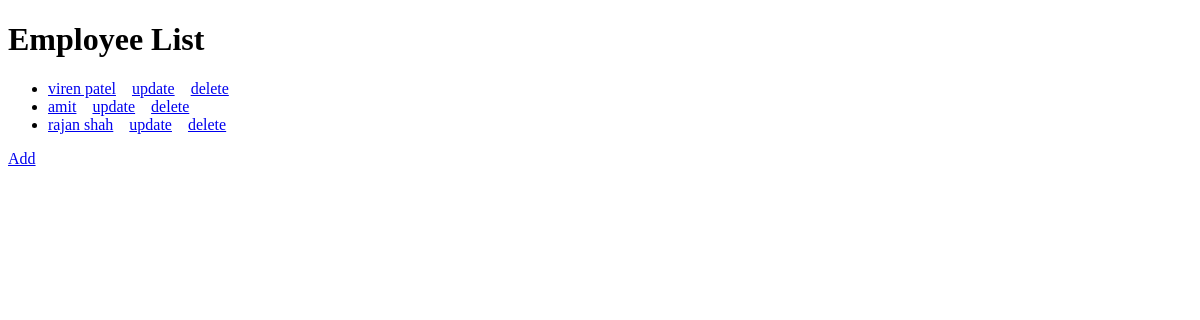
The page /employee/list/ on the database as committed earlier.
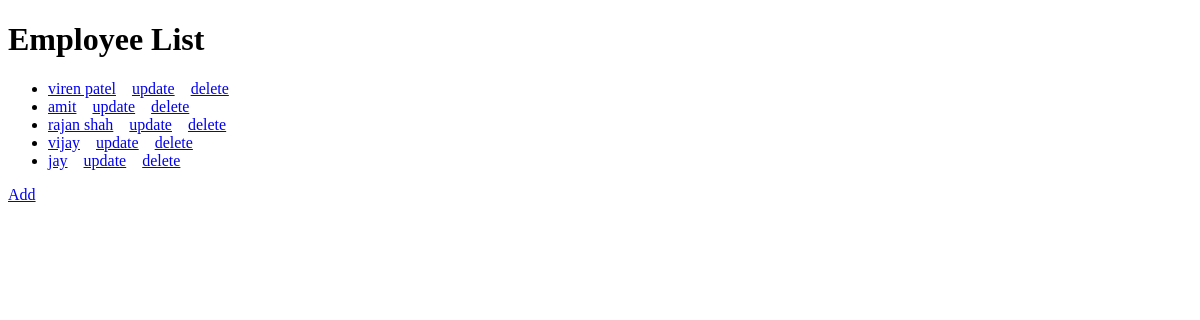
The same page on the database as committed later.
### emp_app/models.py (models this page shows)
class employee(models.Model):
    name=models.CharField(max_length=70)
    address=models.TextField()
    phno=models.CharField(max_length=10)
    salary = models.IntegerField()

### emp_app/views.py (the view)
# urls.py: path("list/",employee_list,name="emp_list"),
def employee_list(request):
    emplist=employee.objects.all()
    return render(request,"emp_app/list.html",{
        "employee_list":emplist
    })

### emp_app/templates/emp_app/list.html (shortened to what this page needs)
<!DOCTYPE html>
<html lang="en">
<head>
</head>
<body>
    <h1> Employee List</h1>
    <ul>
        {% for employee in employee_list %}
            <li><a href="{% url 'emp-detail' employee.id %}">{{ employee.name }}</a>
                 &nbsp;&nbsp; <a href="{% url 'emp-update' employee.id %}">update</a>
                &nbsp;&nbsp; <a href="{% url 'emp-delete' employee.id %}">delete</a>
            </li>
        {% endfor %}
    </ul>
    <a href="{% url 'emp-new' %}"> Add </a>
</body>
</html>

Rows that differ between the two databases and show on the page:
added employee: name "vijay"
added employee: name "jay"
